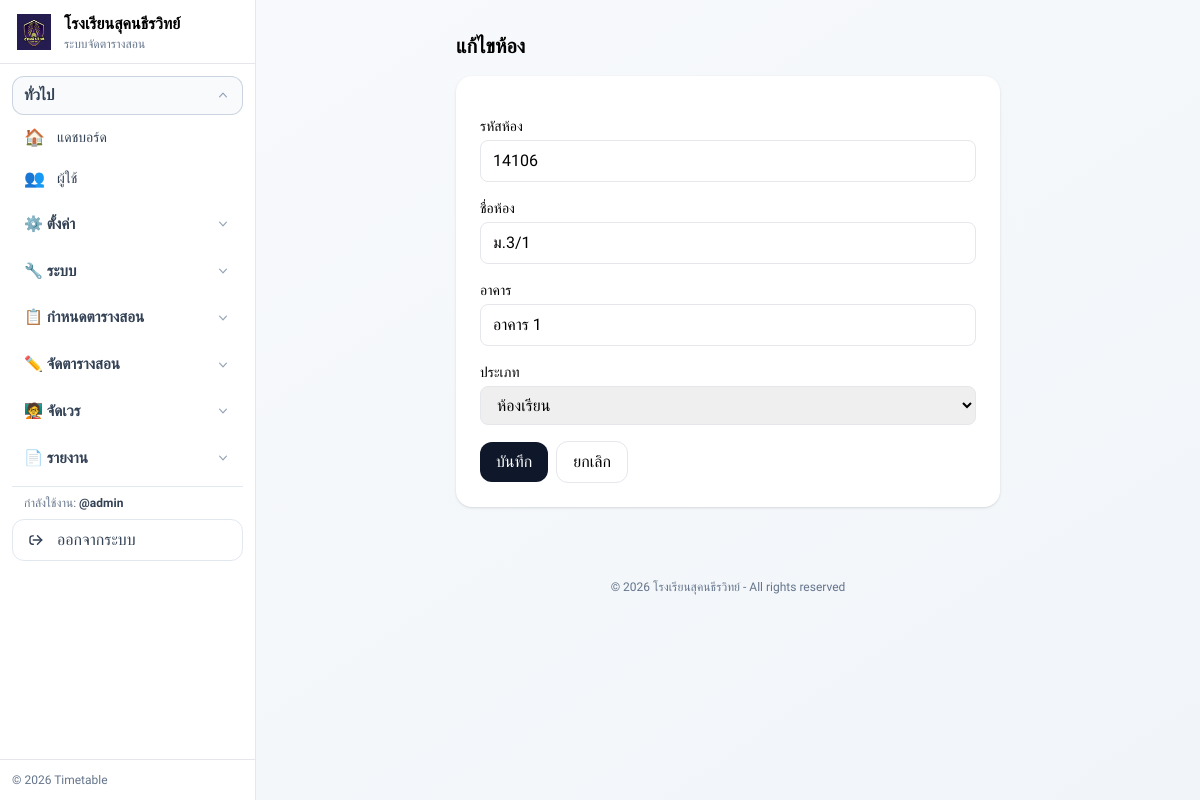
The app's page /room_edit.php?id=76 (signed in) with its own data.
### tables this page shows
CREATE TABLE `rooms` (
  `id` int(10) unsigned NOT NULL AUTO_INCREMENT,
  `room_code` varchar(50) NOT NULL,
  `room_name` varchar(150) NOT NULL,
  `building` varchar(150) DEFAULT NULL,
  `room_type` enum('classroom','lab') NOT NULL DEFAULT 'classroom',
  `created_at` timestamp NOT NULL DEFAULT current_timestamp(),
  PRIMARY KEY (`id`),
  UNIQUE KEY `room_code` (`room_code`)
);

### app/helpers.php (called while the page is built, shortened)
<?php
function url($path = '') {
  $base = rtrim(BASE_URL, '/');
  $p = ltrim($path, '/');
  return $base . ($p ? '/' . $p : '');
}

### public/room_edit.php (the view, shortened to what this page needs)
<?php
require_once __DIR__ . '/../app/helpers.php';
require_once __DIR__ . '/../app/db.php';
$id = (int)($_GET['id'] ?? 0);
$stmt = $pdo->prepare('SELECT * FROM rooms WHERE id = ?');
$stmt->execute([$id]);
$room = $stmt->fetch();
?>
<?php include __DIR__ . '/../partials/head.php'; ?>
<?php include __DIR__ . '/../partials/navbar.php'; ?>
<div class="max-w-xl mx-auto px-4">
  <h1 class="text-xl font-semibold mt-8 mb-4">แก้ไขห้อง</h1>
  <form method="post" class="bg-white rounded-2xl shadow p-6 space-y-4">
    <div>
      <label class="block text-sm mb-1">รหัสห้อง</label>
      <input name="room_code" class="w-full border rounded-lg px-3 py-2" required value="<?= htmlspecialchars($_POST['room_code'] ?? $room['room_code']); ?>">
    </div>
    <div>
      <label class="block text-sm mb-1">ชื่อห้อง</label>
      <input name="room_name" class="w-full border rounded-lg px-3 py-2" required value="<?= htmlspecialchars($_POST['room_name'] ?? $room['room_name']); ?>">
    </div>
    <div>
      <label class="block text-sm mb-1">อาคาร</label>
      <input name="building" class="w-full border rounded-lg px-3 py-2" value="<?= htmlspecialchars($_POST['building'] ?? $room['building']); ?>">
    </div>
    <div>
      <label class="block text-sm mb-1">ประเภท</label>
      <?php $rt = $_POST['room_type'] ?? $room['room_type']; ?>
      <select name="room_type" class="w-full border rounded-lg px-3 py-2">
        <option value="classroom" <?= $rt==='classroom'?'selected':''; ?>>ห้องเรียน</option>
      </select>
    </div>
    <div class="flex items-center gap-2">
      <button class="px-4 py-2 rounded-xl bg-slate-900 text-white hover:opacity-90">บันทึก</button>
      <a href="<?= url('rooms.php'); ?>" class="px-4 py-2 rounded-xl border">ยกเลิก</a>
    </div>
  </form>
</div>
<?php include __DIR__ . '/../partials/footer.php'; ?>

### partials/head.php (style rules this page uses)
body { font-family: 'Sarabun', sans-serif; }
:root { --primary: #6366f1; --primary-dark: #4f46e5; --secondary: #8b5cf6; --success: #10b981; --danger: #ef4444; --warning: #f59e0b; }

### records on screen
rooms: room_code "14106", room_name "ม.3/1", building "อาคาร 1", room_type "ห้องเรียน"
